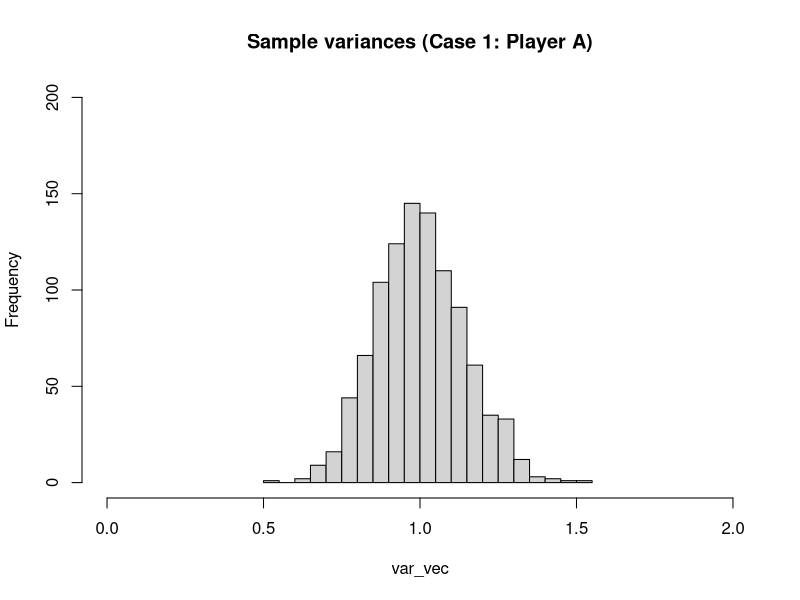
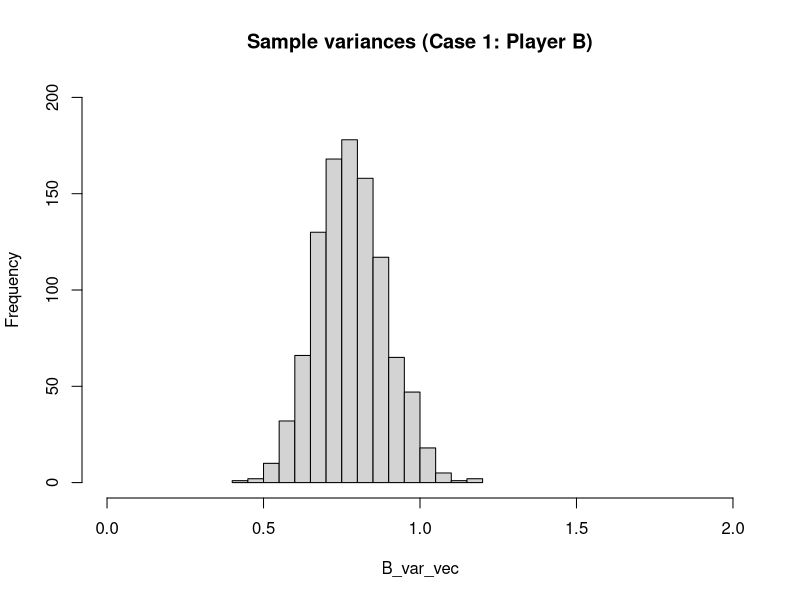
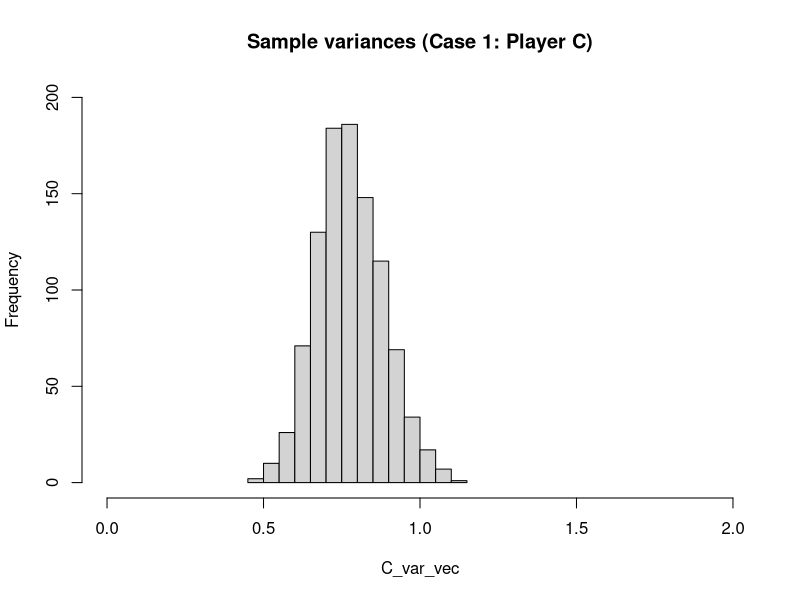
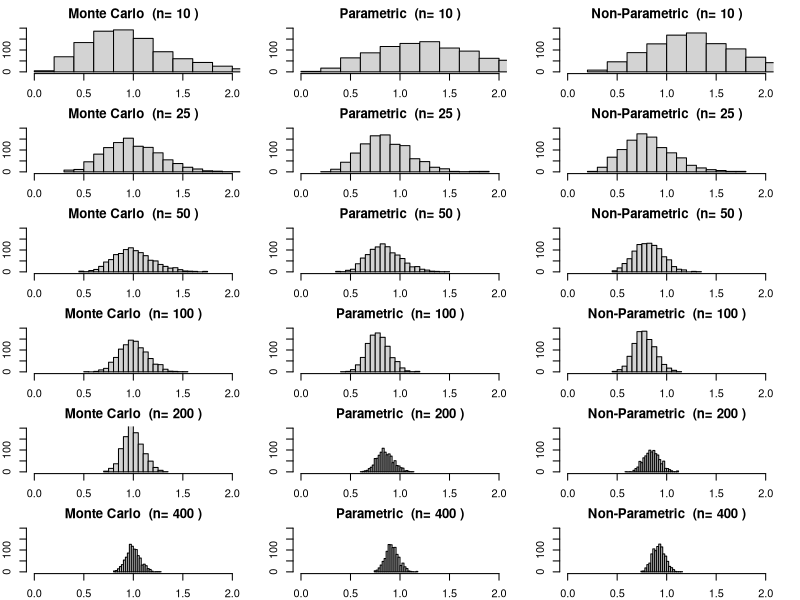
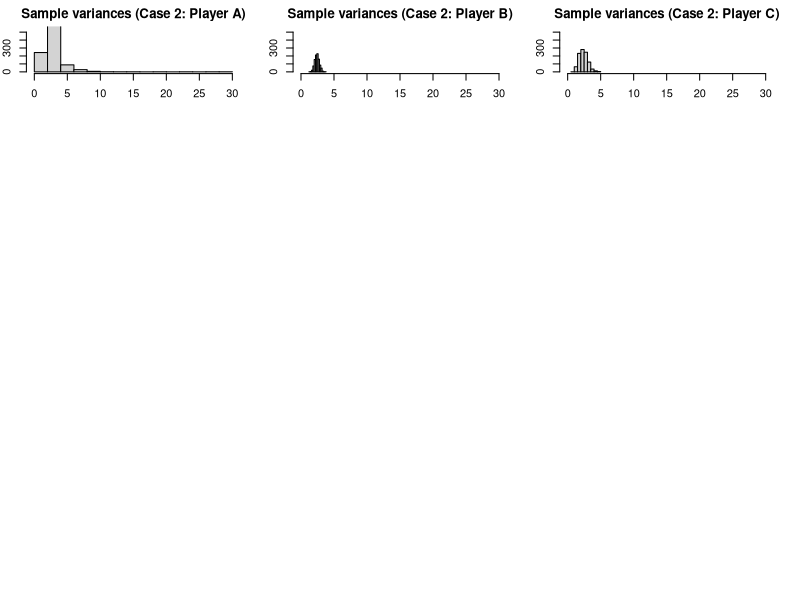
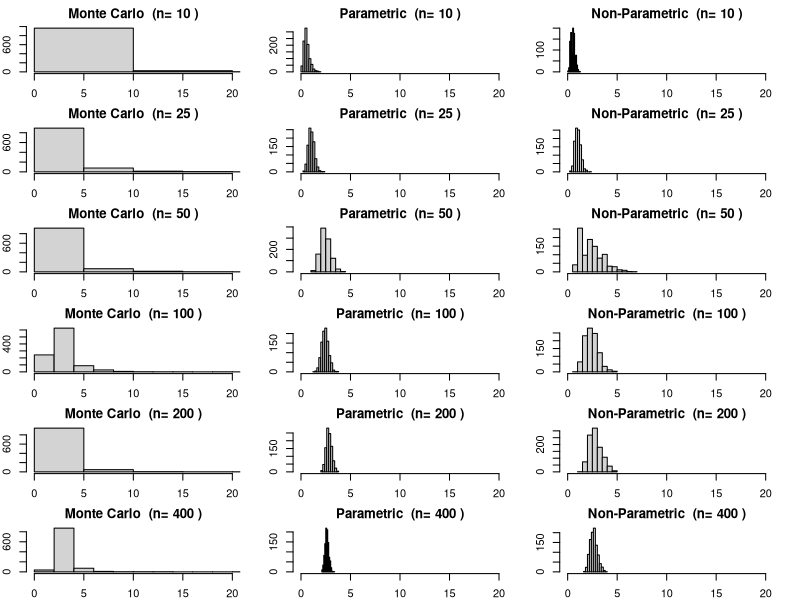
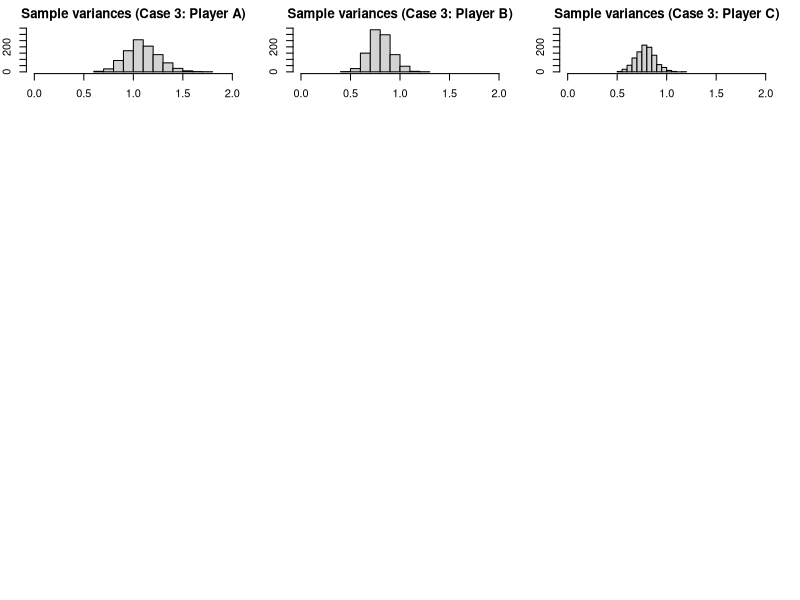
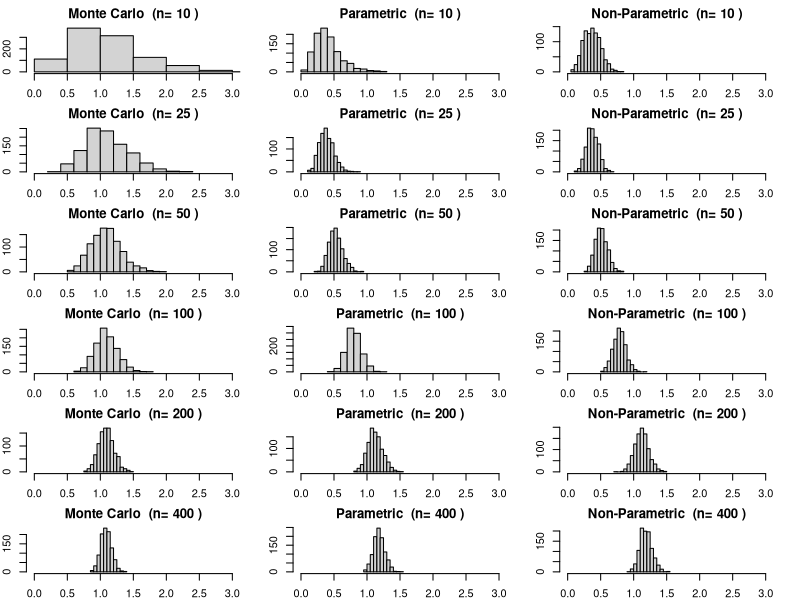

Generate these figures, in order, with R: (Note: a time limit stopped this script after it produced the figures.)
## ---- chunk 1
knitr::opts_chunk$set(warning = FALSE, message = FALSE) 
## ---- chunk 2
myRound <- function(x, acc=3) {mult = 10^acc; round(x*mult)/mult}
## ---- chunk 3
# Case 1
n = 100
m=1000
set.seed(0)
origData = rnorm(n) # case 1


# a) Player A
# generate 1000 data sets
set.seed(0)
z = rnorm(n*m)
mat = matrix(z,nrow=m)
#calculate variance for each row
var_vec = apply(mat,1,var) 
samp_mean = mean(var_vec)
samp_var = var(var_vec)
print(paste("The sample mean is (Case 1: Player A): ", myRound(samp_mean)))
print(paste("The sample variance is (Case 1: Player A): ", myRound(samp_var)))
hist(var_vec,
     ylim=c(0,200),
     breaks=20,
     xlim=c(0,2),
     main="Sample variances (Case 1: Player A)")

# b) Player B
# Estimate mean and variance from the sample data
B_var = var(origData)
B_mean = mean(origData)
# simulate new data with 
set.seed(0)
B_mat = matrix(rnorm(n*m, mean = B_mean, sd = sqrt(B_var)),nrow=m)
B_var_vec = apply(B_mat,1,var) 
B_samp_mean = mean(B_var_vec)
B_samp_var = var(B_var_vec)
print(paste("The sample mean is (Case 1: Player B): ", myRound(B_samp_mean)))
print(paste("The sample variance is (Case 1: Player B): ", myRound(B_samp_var)))
hist(B_var_vec,
     ylim=c(0,200),
     breaks=20,
     xlim=c(0,2),
     main="Sample variances (Case 1: Player B)")

# c) Player C
# sample new data
z=sample(x=origData, size=n*m, replace=TRUE)
C_mat = matrix(z,nrow=m)
C_var_vec = apply(C_mat,1,var) 
C_samp_mean = mean(C_var_vec)
C_samp_var = var(C_var_vec)
print(paste("The sample mean is (Case 1: Player C): ", myRound(C_samp_mean)))
print(paste("The sample variance is (Case 1: Player C): ", myRound(C_samp_var)))
hist(C_var_vec,
     ylim=c(0,200),
     breaks=20,
     xlim=c(0,2),
     main="Sample variances (Case 1: Player C)")
## ---- chunk 4
# e)
n_vec=c(10, 25, 50, 100, 200, 400)
methods_vec = c("Monte Carlo", "Parametric", "Non-Parametric")
m=1000
set.seed(0)
data400 = rnorm(400)

# save results in tables
mean_res_df = data.frame(matrix(ncol=7, nrow=3))
var_res_df = data.frame(matrix(ncol=7, nrow=3))
colnames(mean_res_df) = c("Method", n_vec)
colnames(var_res_df) = c("Method", n_vec)
mean_res_df["Method"] = methods_vec
var_res_df["Method"] = methods_vec

par(mfrow=c(6,3),mar=c(2,2,2,2))
for(n in n_vec){
  mean_res_vec = c()
  var_res_vec = c()
  
  #Monte Carlo
  set.seed(0)
  z = rnorm(n*m)
  mat = matrix(z,nrow=m)
  var_vec = apply(mat,1,var) 
  samp_mean = myRound(mean(var_vec))
  samp_var = myRound(var(var_vec))
  mean_res_vec = c(mean_res_vec, samp_mean)
  var_res_vec = c(var_res_vec, samp_var)
  hist(var_vec,
       ylim=c(0,200),
       breaks=20,
       xlim=c(0,2),
       main=paste("Monte Carlo ", 
                  "(n=",n,")"))
  
  # Parametric
  # Estimate mean and variance from the sample data
  z = data400[1:n]
  B_var = var(z)
  B_mean = mean(z)
  # simulate new data with 
  set.seed(0)
  B_mat = matrix(rnorm(n*m, mean = B_mean, sd = sqrt(B_var)),nrow=m)
  B_var_vec = apply(B_mat,1,var) 
  B_samp_mean = myRound(mean(B_var_vec))
  B_samp_var = myRound(var(B_var_vec))
  mean_res_vec = c(mean_res_vec, B_samp_mean)
  var_res_vec = c(var_res_vec, B_samp_var)
  hist(B_var_vec,
       ylim=c(0,200),
       breaks=20,
       xlim=c(0,2),
       main=paste("Parametric ", 
                  "(n=",n,")"))
  
  # c) Player C
  # sample new data
  z=sample(x=data400[1:n], size=n*m, replace=TRUE)
  C_mat = matrix(z,nrow=m)
  C_var_vec = apply(C_mat,1,var) 
  C_samp_mean = myRound(mean(C_var_vec))
  C_samp_var = myRound(var(C_var_vec))
  mean_res_vec = c(mean_res_vec, C_samp_mean)
  var_res_vec = c(var_res_vec, C_samp_var)
  hist(C_var_vec,
       ylim=c(0,200),
       breaks=20,
       xlim=c(0,2),
       main=paste("Non-Parametric ", 
                  "(n=",n,")"))
  
  mean_res_df[as.character(n)] = mean_res_vec
  var_res_df[as.character(n)] = var_res_vec
}
# display tables
knitr::kable(mean_res_df, 
             format = "markdown", 
             caption = "Mean for different n values (Case 1).")
knitr::kable(var_res_df, 
             format = "markdown",
             caption = "Variance for different n values (Case 1).")
## ---- chunk 5
# Case 2
n = 100
m=1000
set.seed(0)
origData = rt(n,df=3); # case 2


# a) Player A
# generate 1000 data sets
set.seed(0)
z = rt(n*m,df=3)
mat = matrix(z,nrow=m)
#calculate variance for each row
var_vec = apply(mat,1,var) 
samp_mean = mean(var_vec)
samp_var = var(var_vec)
print(paste("The sample mean is (Case 2: Player A): ", myRound(samp_mean)))
print(paste("The sample variance is (Case 2: Player A): ", myRound(samp_var)))
hist(var_vec,
     ylim=c(0,550),
     # breaks=20,
     xlim=c(0,30),
     main="Sample variances (Case 2: Player A)")

# b) Player B
# Estimate mean and variance from the sample data
B_var = var(origData)
B_mean = mean(origData)
# simulate new data with 
set.seed(0)
B_mat = matrix(rnorm(n*m, mean = B_mean, sd = sqrt(B_var)),nrow=m)
B_var_vec = apply(B_mat,1,var) 
B_samp_mean = mean(B_var_vec)
B_samp_var = var(B_var_vec)
print(paste("The sample mean is (Case 2: Player B): ", myRound(B_samp_mean)))
print(paste("The sample variance is (Case 2: Player B): ", myRound(B_samp_var)))
hist(B_var_vec,
     ylim=c(0,550),
     # breaks=20,
     xlim=c(0,30),
     main="Sample variances (Case 2: Player B)")

# c) Player C
# sample new data
z=sample(x=origData, size=n*m, replace=TRUE)
C_mat = matrix(z,nrow=m)
C_var_vec = apply(C_mat,1,var) 
C_samp_mean = mean(C_var_vec)
C_samp_var = var(C_var_vec)
print(paste("The sample mean is (Case 2: Player C): ", myRound(C_samp_mean)))
print(paste("The sample variance is (Case 2: Player C): ", myRound(C_samp_var)))
hist(C_var_vec,
     ylim=c(0,550),
     # breaks=20,
     xlim=c(0,30),
     main="Sample variances (Case 2: Player C)")
## ---- chunk 6
# e)
n_vec=c(10, 25, 50, 100, 200, 400)
methods_vec = c("Monte Carlo", "Parametric", "Non-Parametric")
m=1000
set.seed(0)
data400 = rt(400,df=3)

# save results in tables
mean_res_df = data.frame(matrix(ncol=7, nrow=3))
var_res_df = data.frame(matrix(ncol=7, nrow=3))
colnames(mean_res_df) = c("Method", n_vec)
colnames(var_res_df) = c("Method", n_vec)
mean_res_df["Method"] = methods_vec
var_res_df["Method"] = methods_vec

par(mfrow=c(6,3),mar=c(2,2,2,2))
for(n in n_vec){
  mean_res_vec = c()
  var_res_vec = c()
  
  #Monte Carlo
  set.seed(0)
  z = rt(n*m, df=3)
  mat = matrix(z,nrow=m)
  var_vec = apply(mat,1,var) 
  samp_mean = myRound(mean(var_vec))
  samp_var = myRound(var(var_vec))
  mean_res_vec = c(mean_res_vec, samp_mean)
  var_res_vec = c(var_res_vec, samp_var)
  hist(var_vec,
       # ylim=c(0,500),
       # breaks=20,
       xlim=c(0,20),
       main=paste("Monte Carlo ", 
                  "(n=",n,")"))
  
  # Parametric
  # Estimate mean and variance from the sample data
  z = data400[1:n]
  B_var = var(z)
  B_mean = mean(z)
  # simulate new data with 
  set.seed(0)
  B_mat = matrix(rnorm(n*m, mean = B_mean, sd = sqrt(B_var)),nrow=m)
  B_var_vec = apply(B_mat,1,var) 
  B_samp_mean = myRound(mean(B_var_vec))
  B_samp_var = myRound(var(B_var_vec))
  mean_res_vec = c(mean_res_vec, B_samp_mean)
  var_res_vec = c(var_res_vec, B_samp_var)
  hist(B_var_vec,
       # ylim=c(0,500),
       # breaks=20,
       xlim=c(0,20),
       main=paste("Parametric ", 
                  "(n=",n,")"))
  
  # c) Player C
  # sample new data
  z=sample(x=data400[1:n], size=n*m, replace=TRUE)
  C_mat = matrix(z,nrow=m)
  C_var_vec = apply(C_mat,1,var) 
  C_samp_mean = myRound(mean(C_var_vec))
  C_samp_var = myRound(var(C_var_vec))
  mean_res_vec = c(mean_res_vec, C_samp_mean)
  var_res_vec = c(var_res_vec, C_samp_var)
  hist(C_var_vec,
       # ylim=c(0,500),
       # breaks=20,
       xlim=c(0,20),
       main=paste("Non-Parametric ", 
                  "(n=",n,")"))
  
  mean_res_df[as.character(n)] = mean_res_vec
  var_res_df[as.character(n)] = var_res_vec
}
# display tables
knitr::kable(mean_res_df, 
             format = "markdown", 
             caption = "Mean for different n values (Case 2).")
knitr::kable(var_res_df, 
             format = "markdown",
             caption = "Variance for different n values (Case 2).")
## ---- chunk 7
# Case 3
n = 100
m=1000
set.seed(0)
origData = rt(n,df=25); # case 3


# a) Player A
# generate 1000 data sets
set.seed(0)
z = rt(n*m,df=25)
mat = matrix(z,nrow=m)
#calculate variance for each row
var_vec = apply(mat,1,var) 
samp_mean = mean(var_vec)
samp_var = var(var_vec)
print(paste("The sample mean is (Case 3: Player A): ", myRound(samp_mean)))
print(paste("The sample variance is (Case 3: Player A): ", myRound(samp_var)))
hist(var_vec,
     ylim=c(0,350),
     # breaks=20,
     xlim=c(0,2),
     main="Sample variances (Case 3: Player A)")

# b) Player B
# Estimate mean and variance from the sample data
B_var = var(origData)
B_mean = mean(origData)
# simulate new data with 
set.seed(0)
B_mat = matrix(rnorm(n*m, mean = B_mean, sd = sqrt(B_var)),nrow=m)
B_var_vec = apply(B_mat,1,var) 
B_samp_mean = mean(B_var_vec)
B_samp_var = var(B_var_vec)
print(paste("The sample mean is (Case 3: Player B): ", myRound(B_samp_mean)))
print(paste("The sample variance is (Case 3: Player B): ", myRound(B_samp_var)))
hist(B_var_vec,
     ylim=c(0,350),
     # breaks=20,
     xlim=c(0,2),
     main="Sample variances (Case 3: Player B)")

# c) Player C
# sample new data
z=sample(x=origData, size=n*m, replace=TRUE)
C_mat = matrix(z,nrow=m)
C_var_vec = apply(C_mat,1,var) 
C_samp_mean = mean(C_var_vec)
C_samp_var = var(C_var_vec)
print(paste("The sample mean is (Case 3: Player C): ", myRound(C_samp_mean)))
print(paste("The sample variance is (Case 3: Player C): ", myRound(C_samp_var)))
hist(C_var_vec,
     ylim=c(0,350),
     # breaks=20,
     xlim=c(0,2),
     main="Sample variances (Case 3: Player C)")
## ---- chunk 8
# e)
n_vec=c(10, 25, 50, 100, 200, 400)
methods_vec = c("Monte Carlo", "Parametric", "Non-Parametric")
m=1000
set.seed(0)
data400 = rt(400,df=25)

# save results in tables
mean_res_df = data.frame(matrix(ncol=7, nrow=3))
var_res_df = data.frame(matrix(ncol=7, nrow=3))
colnames(mean_res_df) = c("Method", n_vec)
colnames(var_res_df) = c("Method", n_vec)
mean_res_df["Method"] = methods_vec
var_res_df["Method"] = methods_vec

par(mfrow=c(6,3),mar=c(2,2,2,2))
for(n in n_vec){
  mean_res_vec = c()
  var_res_vec = c()
  
  #Monte Carlo
  set.seed(0)
  z = rt(n*m, df=25)
  mat = matrix(z,nrow=m)
  var_vec = apply(mat,1,var) 
  samp_mean = myRound(mean(var_vec))
  samp_var = myRound(var(var_vec))
  mean_res_vec = c(mean_res_vec, samp_mean)
  var_res_vec = c(var_res_vec, samp_var)
  hist(var_vec,
       # ylim=c(0,500),
       # breaks=20,
       xlim=c(0,3),
       main=paste("Monte Carlo ", 
                  "(n=",n,")"))
  
  # Parametric
  # Estimate mean and variance from the sample data
  z = data400[1:n]
  B_var = var(z)
  B_mean = mean(z)
  # simulate new data with 
  set.seed(0)
  B_mat = matrix(rnorm(n*m, mean = B_mean, sd = sqrt(B_var)),nrow=m)
  B_var_vec = apply(B_mat,1,var) 
  B_samp_mean = myRound(mean(B_var_vec))
  B_samp_var = myRound(var(B_var_vec))
  mean_res_vec = c(mean_res_vec, B_samp_mean)
  var_res_vec = c(var_res_vec, B_samp_var)
  hist(B_var_vec,
       # ylim=c(0,500),
       # breaks=20,
       xlim=c(0,3),
       main=paste("Parametric ", 
                  "(n=",n,")"))
  
  # c) Player C
  # sample new data
  z=sample(x=data400[1:n], size=n*m, replace=TRUE)
  C_mat = matrix(z,nrow=m)
  C_var_vec = apply(C_mat,1,var) 
  C_samp_mean = myRound(mean(C_var_vec))
  C_samp_var = myRound(var(C_var_vec))
  mean_res_vec = c(mean_res_vec, C_samp_mean)
  var_res_vec = c(var_res_vec, C_samp_var)
  hist(C_var_vec,
       # ylim=c(0,500),
       # breaks=20,
       xlim=c(0,3),
       main=paste("Non-Parametric ", 
                  "(n=",n,")"))
  
  mean_res_df[as.character(n)] = mean_res_vec
  var_res_df[as.character(n)] = var_res_vec
}
# display tables
knitr::kable(mean_res_df, 
             format = "markdown", 
             caption = "Mean for different n values (Case 3).")
knitr::kable(var_res_df, 
             format = "markdown",
             caption = "Variance for different n values (Case 3).")
## ---- chunk 9
myCVids <- function(n, K, seed=0) {
# balanced subsets generation (subset sizes differ by at most 1)
# n is the number of observations/rows in the training set
# K is the desired number of folds (e.g., 5 or 10)
set.seed(seed);
t = floor(n/K); r = n-t*K;
id0 = rep((1:K),times=t)
ids = sample(id0,t*K)
if (r > 0) {ids = c(ids, sample(K,r))}
ids
}

# two-sample t test
column_t_test <- function(features, target){
  tests = lapply(seq(1,ncol(features)),function(x){t.test(features[,x]~target)})
  pval_lst = lapply(seq(1,length(tests)),function(x){tests[[x]]$p.value})
  return(list(tests, pval_lst))
}


# keep features with p-value <= 0.05
top_features <- function(pval_lst, p_val, p_min){
  bool_lst = lapply(seq(1,length(pval_lst)),function(x){pval_lst[[x]] < p_val})
  if(sum(as.integer(bool_lst))<=p_min){
    pval_df = t(data.frame(pval_lst))
    row.names(pval_df) <- NULL
    bool_df=data.frame(pval_sig=matrix(unlist(bool_lst), nrow=length(bool_lst), 
                                       byrow=TRUE))
    bool_df$p_val <- pval_df[,1]
    selected_df = bool_df[bool_df$pval_sig==TRUE,]
    feat_index_vec = as.numeric(rownames(selected_df))
    return(feat_index_vec)
  }else{
    pval_df = t(data.frame(pval_lst))
    row.names(pval_df) <- NULL
    bool_df=data.frame(pval_sig=matrix(unlist(bool_lst), nrow=length(bool_lst), 
                                       byrow=TRUE))
    bool_df$p_val <- pval_df[,1]
    bool_df$p_top = FALSE
    sorted_res = sort(bool_df$p_val, index.return=TRUE)
    bool_df[head(sorted_res$ix,p_min),]$p_top = TRUE
    bool_df$p_select = as.logical(bool_df$pval_sig*bool_df$p_top)
    selected_df = bool_df[bool_df$p_select==TRUE,]
    feat_index_vec = as.numeric(rownames(selected_df))
    return(feat_index_vec)
  }
  
  
}

# Mis-classification ratio calculation
MCR <- function(true_vals, pred_probs, threshold=0.5){
  if(length(true_vals)!=length(pred_probs)){
    print("ERROR: predictions and true values not of same shape")
  }else{
    pred_vals = as.integer((pred_probs > threshold))
    mcr = sum(pred_vals != true_vals)/length(true_vals)
    return(mcr)
  }
}
## ---- chunk 10
# Generate data
set.seed(0) # set seed
n = 25 # number of samples in each class
nr = n*2 # total number of samples
Y = c(rep(1,n),rep(0,n)) # target values
k=10 # k value for cross validation
p_star_vec = c(5,10,20,40) # p* values to select the top features in the data
i_vec = seq(5) #different values of i for different sized data sets

# create matrix where results will be stored
mcr_i_pstar_df = data.frame(matrix(0, 
                                   nrow = length(p_star_vec), 
                                   ncol = length(i_vec)+1)) 
mcr_i_pstar_df[,1] = p_star_vec # add p* values to results table

# loop over values of i to make different data sets
for(i in i_vec){
  nc = 200*2^i # nc = 6400
  M = matrix(rnorm(nr*nc),nrow=nr)
  X = M[,1:nc] # features of data
  # calculate cross validation indexes
  # this is applied only after feature selection
  ids = myCVids(n=nr, K=k, seed=0)
  # feature selection
  # apply two-sample t-test
  t_test_results = column_t_test(features=X, target=Y)
  # get all features according to p-value at differing values of p_star
  # create vector to store mean mcr values for each p* subset
  mean_pstar_mcr_vec = c() 
  
  # loop over p* values to create a subset of selected features
  for(p_star in p_star_vec){
    feat_index_vec = c(top_features(pval_lst=t_test_results[[2]],
                                    p_val=0.05, 
                                    p_min=p_star))
    
    X_pstar = X[,feat_index_vec]
    k_mcr_vec = c() # store all MCR values for each k

    # loop over k to calculate the MCR for each fold
    for( k in seq(k)){
      isk = (ids == k) # k varies from 1 to K
      valid.k = which(isk) # test data index
      train.k = which(!isk) # train data index
      # get all training data in single data frame
      train_df = data.frame(Y=Y[train.k], X_pstar[train.k,])
      # get all testing data in single data frame
      val_df = data.frame(Y=Y[valid.k], X_pstar[valid.k,])
      
      # train a Logistic regression model
      LR = glm(Y ~ .,
              data=train_df,
              family="binomial")
      
      # get estimated probabilities on the test data 
      LR_probs = data.frame(
                    predict(LR,
                    val_df,
                    type ="response"
                    )
                  )
      
      # use the probabilities to calculate the MCR
      mcr = MCR(
              true_vals=val_df$Y,
              pred_probs=LR_probs[,1],
              threshold=0.5)
      
      k_mcr_vec = c(k_mcr_vec, mcr)
    }
    mean_pstar_mcr = mean(k_mcr_vec) # get the mean MCR for all values of k

    mean_pstar_mcr_vec = c(mean_pstar_mcr_vec, mean_pstar_mcr)
  }
  mcr_i_pstar_df[,i+1] = mean_pstar_mcr_vec
}
# add all data to a data frame and transform to be in the correct format
mcr_i_pstar_df = t(mcr_i_pstar_df)
rownames(mcr_i_pstar_df) = c("p*", i_vec)
knitr::kable(mcr_i_pstar_df, format = "markdown") # display table

## ---- chunk 11
# Generate data
set.seed(0) # set seed
n = 25 # number of samples in each class
nr = n*2 # total number of samples
Y = c(rep(1,n),rep(0,n)) # target values
k=10 # k value for cross validation
p_star_vec = c(5,10,20,40) # p* values to select the top features in the data
i_vec = seq(5) #different values of i for different sized data sets

# create matrix where results will be stored
mcr_i_pstar_df = data.frame(matrix(0,
                                   nrow = length(p_star_vec),
                                   ncol = length(i_vec)+1))
mcr_i_pstar_df[,1] = p_star_vec # add p* values to results table
progress=0
# loop over values of i to make different data sets
for(i in i_vec){
  nc = 200*2^i # nc = 6400
  M = matrix(rnorm(nr*nc),nrow=nr)
  X = M[,1:nc] # features of data
  # calculate cross validation indexes
  # this is applied only after feature selection
  ids = myCVids(n=nr, K=k, seed=0)

  # get all features according to p-value at differing values of p_star
  # create vector to store mean mcr values for each p* subset
  mean_pstar_mcr_vec = c()

  # loop over p* values to create a subset of selected features
  for(p_star in p_star_vec){
    k_mcr_vec = c() # store all mcr values for each k

    # k-fold cross validation
    # loop over k to calculate the MCR for each fold
    for( k in seq(k)){
      progress=progress+1
      # print(myRound(progress/200)*100)
      isk = (ids == k) # k varies from 1 to K
      valid.k = which(isk) # test data index
      train.k = which(!isk) # train data index


      # feature selection
      # apply two-sample t-test
      t_test_results = column_t_test(features=X[train.k,], target=Y[train.k])
      feat_index_vec = c(top_features(pval_lst=t_test_results[[2]],
                                p_val=0.05,
                                p_min=p_star))
      X_pstar = X[,feat_index_vec]


      # get all training data in single data frame
      train_df = data.frame(Y=Y[train.k], X_pstar[train.k,])
      # get all testing data in single data frame
      val_df = data.frame(Y=Y[valid.k], X_pstar[valid.k,])

      # train a Logistic regression model
      LR = glm(Y ~ .,
              data=train_df,
              family="binomial")

      # get estimated probabilities on the test data
      LR_probs = data.frame(
                    predict(LR,
                    val_df,
                    type ="response"
                    )
                  )

      # use the probabilities to calculate the MCR
      mcr = MCR(
              true_vals=val_df$Y,
              pred_probs=LR_probs[,1],
              threshold=0.5)

      k_mcr_vec = c(k_mcr_vec, mcr)
    }
    mean_pstar_mcr = mean(k_mcr_vec) # get the mean MCR for all values of k

    mean_pstar_mcr_vec = c(mean_pstar_mcr_vec, mean_pstar_mcr)
  }
  mcr_i_pstar_df[,i+1] = mean_pstar_mcr_vec
}
# add all data to a data frame and transform to be in the correct format
mcr_i_pstar_df = t(mcr_i_pstar_df)
rownames(mcr_i_pstar_df) = c("p*", i_vec)
knitr::kable(mcr_i_pstar_df, format = "markdown") # display table
## ---- chunk 12
# functions
myCVids <- function(n, K, seed=0) {
# balanced subsets generation (subset sizes differ by at most 1)
# n is the number of observations/rows in the training set
# K is the desired number of folds (e.g., 5 or 10)
set.seed(seed);
t = floor(n/K); r = n-t*K;
id0 = rep((1:K),times=t)
ids = sample(id0,t*K)
if (r > 0) {ids = c(ids, sample(K,r))}
ids
}

genData <- function(n, seed=0) {
set.seed(seed)
x = seq(-1,1,length.out=n)
y = x - x^2 + 2*rnorm(n) # true sigma = 2;
out.df = data.frame(x=x, y=y)
out.df
}
## ---- chunk 13
# parameters
set.seed(100)
d_vec = seq(0,4)
# generate data
train.df = genData(n=200,seed=100)
test.df = genData(400)

# create k-fold indexes
k=5
inds.part = myCVids(n=nrow(train.df),K=k)
# create a data frame to save results into
M = matrix(0, nrow = (length(d_vec)), ncol = k+1)
KFOLD_df = data.frame(M) 
KFOLD_df[,1] = d_vec # add degrees to results table
colnames(KFOLD_df) = c("Degree", seq(k))

# loop over k-folds
for( k in seq(k)){
  isk = (inds.part == k) # k varies from 1 to K
  valid.k = which(isk) # test data index
  train.k = which(!isk)
  # split data 
  train_sub_df = train.df[train.k,]
  valid_df = train.df[valid.k,]
  
  d_mse_vec = c()
  for(d in d_vec){
    if(d==0){
      # train a polynomial model
      PR = lm(y ~ 1, data=train_sub_df)
    }else{
     # train a polynomial model
      PR = lm(y ~ poly(x, d, raw = TRUE), data=train_sub_df) 
    }
    # get predicted values to calculate MSE
    pred_val = predict(PR, valid_df, type="response")
    pred_true_val_df = data.frame(pred = pred_val, actual = valid_df$y)
    #calculate MSE
    mse = mean((pred_true_val_df$actual - pred_true_val_df$pred)^2)
    d_mse_vec = c(d_mse_vec, mse)
  }
  KFOLD_df[,k+1] = d_mse_vec
}

# tally of MSE
KFOLD_df$Total_MSE = rowSums(KFOLD_df)
knitr::kable(KFOLD_df, 
             format = "markdown",
             caption = "MSE by 5 folds at different degrees on validation data.") # display table
# print best d value
print(paste("The best K-fold degree is: ",
            as.character(KFOLD_df[which.min(KFOLD_df$Total_MSE),]$Degree)))
## ---- chunk 14
# create k-fold indexes
k=nrow(train.df)
inds.part = myCVids(n=nrow(train.df),K=k)
# create a data frame to save results into
M = matrix(0, nrow = (length(d_vec)), ncol = k+1)
LOOCV_df = data.frame(M) 
LOOCV_df[,1] = d_vec # add degrees to results table
colnames(LOOCV_df) = c("Degree", seq(k))

# loop over k-folds
for( k in seq(k)){
  isk = (inds.part == k) # k varies from 1 to K
  valid.k = which(isk) # test data index
  train.k = which(!isk)
  # split data 
  train_sub_df = train.df[train.k,]
  valid_df = train.df[valid.k,]
  
  d_mse_vec = c()
  for(d in d_vec){
    if(d==0){
      # train a polynomial model
      PR = lm(y ~ 1, data=train_sub_df)
    }else{
     # train a polynomial model
      PR = lm(y ~ poly(x, d, raw = TRUE), data=train_sub_df) 
    }
    # get predicted values to calculate MSE
    pred_val = predict(PR, valid_df, type="response")
    pred_true_val_df = data.frame(pred = pred_val, actual = valid_df$y)
    #calculate MSE
    mse = mean((pred_true_val_df$actual - pred_true_val_df$pred)^2)
    d_mse_vec = c(d_mse_vec, mse)
  }
  LOOCV_df[,k+1] = d_mse_vec
}

# estimate test data MSE
test_d_vec = c()
for(d in d_vec){
  if(d==0){
    # train a polynomial model
    PR = lm(y ~ 1, data=train.df)
  }else{
   # train a polynomial model
    PR = lm(y ~ poly(x, d, raw = TRUE), data=train.df) 
  }
  # get predicted values to calculate MSE
  pred_val = predict(PR, test.df, type="response")
  pred_true_val_df = data.frame(pred = pred_val, actual = test.df$y)
  #calculate MSE
  mse = mean((pred_true_val_df$actual - pred_true_val_df$pred)^2)
  test_d_vec = c(test_d_vec, mse)
}

# tally of MSE
LOOCV_df$Total_validation_MSE = rowSums(LOOCV_df)
LOOCV_df$Test_MSE = test_d_vec
knitr::kable(LOOCV_df[,c(1,k+2,k+3)], 
             format = "markdown",
             caption = "Total MSE of LOOCV at different degrees on validation data.") # display table
# print best d value
print(paste("The best LOOCV degree is: ",
            as.character(LOOCV_df[which.min(LOOCV_df$Total_validation_MSE),]$Degree)))

## ---- chunk 15
# estimate test data MSE
train_d_vec = c()
test_d_vec = c()
for(d in d_vec){
  if(d==0){
    # train a polynomial model
    PR = lm(y ~ 1, data=train.df)
  }else{
   # train a polynomial model
    PR = lm(y ~ poly(x, d, raw = TRUE), data=train.df) 
  }
  # get predicted values to calculate MSE
  pred_val = predict(PR, test.df, type="response")
  pred_true_val_df = data.frame(pred = pred_val, actual = test.df$y)
  #calculate MSE
  mse = mean((pred_true_val_df$actual - pred_true_val_df$pred)^2)
  test_d_vec = c(test_d_vec, mse)
  
  # get predicted values to calculate MSE
  pred_val = predict(PR, train.df, type="response")
  pred_true_val_df = data.frame(pred = pred_val, actual = train.df$y)
  #calculate MSE
  mse = mean((pred_true_val_df$actual - pred_true_val_df$pred)^2)
  train_d_vec = c(train_d_vec, mse)
}

# visualize LOOCV and K-fold CV
# calculate max and min limits of data KFOLD
kfold_max_vec = apply(KFOLD_df[, 2:(ncol(KFOLD_df)-1)], 1, max)
kfold_min_vec = apply(KFOLD_df[, 2:(ncol(KFOLD_df)-1)], 1, min)
kfold_mean_vec = apply(KFOLD_df[, 2:(ncol(KFOLD_df)-1)], 1, mean)
# calculate max and min limits of data for LOOCV
loocv_max_vec = apply(LOOCV_df[, 2:(ncol(LOOCV_df)-1)], 1, max)
loocv_min_vec = apply(LOOCV_df[, 2:(ncol(LOOCV_df)-1)], 1, min)
loocv_mean_vec = apply(LOOCV_df[, 2:(ncol(LOOCV_df)-2)], 1, mean)

{plot(x=KFOLD_df$Degree, 
     y=kfold_mean_vec,
     ylab="Mean Squared Error",
     main="Mean MSE from CV",
     xlab="Degree of Polynomial",
     type='b',
     col='red',
     pch = 16,
     lwd=3,
     ylim=c(3,4.5)
     )
lines(x=LOOCV_df$Degree,
     y=loocv_mean_vec,
     type='b',
     col='blue',
     pch = 16,
     lwd=3)
lines(x=LOOCV_df$Degree,
     y=test_d_vec,
     type='b',
     col='black',
     pch = 16,
     lwd=3)
lines(x=LOOCV_df$Degree,
     y=train_d_vec,
     type='b',
     col='black',
     lty=3,
     pch = 16,
     lwd=3)
abline(v=KFOLD_df[which.min(KFOLD_df$Total_MSE),]$Degree,
     col='red',
     pch = 16,
     lty=3,
     lwd=3)
abline(v=LOOCV_df[which.min(LOOCV_df$Total_validation_MSE),]$Degree,
     col='blue',
     pch = 16,
     lty=2,
     lwd=3)
legend("topright",
       inset = 0.01, 
       legend = c("Training LOOCV MSE", 
                  "Training K-fold CV MSE", 
                  "LOOCV best d", 
                  "K-fold CV best d",
                  "Test data MSE (No CV)",
                  "Train data MSE (No CV)"),
       lty = c(1,1,2,3,1,3),
       col = c("blue", "red","blue", "red", "black", "black"),
       lwd = 2)}
## ---- chunk 16
# parameters
set.seed(100)
d_vec = seq(0,4)
# generate data
train.df = genData(n=400,seed=100)
test.df = genData(400)

# create k-fold indexes
k=5
inds.part = myCVids(n=nrow(train.df),K=k)
# create a data frame to save results into
M = matrix(0, nrow = (length(d_vec)), ncol = k+1)
KFOLD_df = data.frame(M) 
KFOLD_df[,1] = d_vec # add degrees to results table
colnames(KFOLD_df) = c("Degree", seq(k))

# loop over k-folds
for( k in seq(k)){
  isk = (inds.part == k) # k varies from 1 to K
  valid.k = which(isk) # test data index
  train.k = which(!isk)
  # split data 
  train_sub_df = train.df[train.k,]
  valid_df = train.df[valid.k,]
  
  d_mse_vec = c()
  for(d in d_vec){
    if(d==0){
      # train a polynomial model
      PR = lm(y ~ 1, data=train_sub_df)
    }else{
     # train a polynomial model
      PR = lm(y ~ poly(x, d, raw = TRUE), data=train_sub_df) 
    }
    # get predicted values to calculate MSE
    pred_val = predict(PR, valid_df, type="response")
    pred_true_val_df = data.frame(pred = pred_val, actual = valid_df$y)
    #calculate MSE
    mse = mean((pred_true_val_df$actual - pred_true_val_df$pred)^2)
    d_mse_vec = c(d_mse_vec, mse)
  }
  KFOLD_df[,k+1] = d_mse_vec
}

# tally of MSE
KFOLD_df$Total_MSE = rowSums(KFOLD_df)
knitr::kable(KFOLD_df, 
             format = "markdown",
             caption = "MSE by 5 folds at different degrees on validation data.") # display table
# print best d value
print(paste("The best K-fold degree is: ",
            as.character(KFOLD_df[which.min(KFOLD_df$Total_MSE),]$Degree)))

# create k-fold indexes
k=nrow(train.df)
inds.part = myCVids(n=nrow(train.df),K=k)
# create a data frame to save results into
M = matrix(0, nrow = (length(d_vec)), ncol = k+1)
LOOCV_df = data.frame(M) 
LOOCV_df[,1] = d_vec # add degrees to results table
colnames(LOOCV_df) = c("Degree", seq(k))

# loop over k-folds
for( k in seq(k)){
  isk = (inds.part == k) # k varies from 1 to K
  valid.k = which(isk) # test data index
  train.k = which(!isk)
  # split data 
  train_sub_df = train.df[train.k,]
  valid_df = train.df[valid.k,]
  
  d_mse_vec = c()
  for(d in d_vec){
    if(d==0){
      # train a polynomial model
      PR = lm(y ~ 1, data=train_sub_df)
    }else{
     # train a polynomial model
      PR = lm(y ~ poly(x, d, raw = TRUE), data=train_sub_df) 
    }
    # get predicted values to calculate MSE
    pred_val = predict(PR, valid_df, type="response")
    pred_true_val_df = data.frame(pred = pred_val, actual = valid_df$y)
    #calculate MSE
    mse = mean((pred_true_val_df$actual - pred_true_val_df$pred)^2)
    d_mse_vec = c(d_mse_vec, mse)
  }
  LOOCV_df[,k+1] = d_mse_vec
}

# estimate test data MSE
test_d_vec = c()
for(d in d_vec){
  if(d==0){
    # train a polynomial model
    PR = lm(y ~ 1, data=train.df)
  }else{
   # train a polynomial model
    PR = lm(y ~ poly(x, d, raw = TRUE), data=train.df) 
  }
  # get predicted values to calculate MSE
  pred_val = predict(PR, test.df, type="response")
  pred_true_val_df = data.frame(pred = pred_val, actual = test.df$y)
  #calculate MSE
  mse = mean((pred_true_val_df$actual - pred_true_val_df$pred)^2)
  test_d_vec = c(test_d_vec, mse)
}

# tally of MSE
LOOCV_df$Total_validation_MSE = rowSums(LOOCV_df)
LOOCV_df$Test_MSE = test_d_vec
knitr::kable(LOOCV_df[,c(1,k+2,k+3)], 
             format = "markdown",
             caption = "Total MSE of LOOCV at different degrees on validation data.") # display table
# print best d value
print(paste("The best LOOCV degree is: ",
            as.character(LOOCV_df[which.min(LOOCV_df$Total_validation_MSE),]$Degree)))

# estimate test data MSE
train_d_vec = c()
test_d_vec = c()
for(d in d_vec){
  if(d==0){
    # train a polynomial model
    PR = lm(y ~ 1, data=train.df)
  }else{
   # train a polynomial model
    PR = lm(y ~ poly(x, d, raw = TRUE), data=train.df) 
  }
  # get predicted values to calculate MSE
  pred_val = predict(PR, test.df, type="response")
  pred_true_val_df = data.frame(pred = pred_val, actual = test.df$y)
  #calculate MSE
  mse = mean((pred_true_val_df$actual - pred_true_val_df$pred)^2)
  test_d_vec = c(test_d_vec, mse)
  
  # get predicted values to calculate MSE
  pred_val = predict(PR, train.df, type="response")
  pred_true_val_df = data.frame(pred = pred_val, actual = train.df$y)
  #calculate MSE
  mse = mean((pred_true_val_df$actual - pred_true_val_df$pred)^2)
  train_d_vec = c(train_d_vec, mse)
}

# visualize LOOCV and K-fold CV
# calculate max and min limits of data KFOLD
kfold_max_vec = apply(KFOLD_df[, 2:(ncol(KFOLD_df)-1)], 1, max)
kfold_min_vec = apply(KFOLD_df[, 2:(ncol(KFOLD_df)-1)], 1, min)
kfold_mean_vec = apply(KFOLD_df[, 2:(ncol(KFOLD_df)-1)], 1, mean)
# calculate max and min limits of data for LOOCV
loocv_max_vec = apply(LOOCV_df[, 2:(ncol(LOOCV_df)-1)], 1, max)
loocv_min_vec = apply(LOOCV_df[, 2:(ncol(LOOCV_df)-1)], 1, min)
loocv_mean_vec = apply(LOOCV_df[, 2:(ncol(LOOCV_df)-2)], 1, mean)

{plot(x=KFOLD_df$Degree, 
     y=kfold_mean_vec,
     ylab="Mean Squared Error",
     main="Mean MSE from CV",
     xlab="Degree of Polynomial",
     type='b',
     col='red',
     pch = 16,
     lwd=3,
     ylim=c(3,4.5)
     )
lines(x=LOOCV_df$Degree,
     y=loocv_mean_vec,
     type='b',
     col='blue',
     pch = 16,
     lwd=3)
lines(x=LOOCV_df$Degree,
     y=test_d_vec,
     type='b',
     col='black',
     pch = 16,
     lwd=3)
lines(x=LOOCV_df$Degree,
     y=train_d_vec,
     type='b',
     col='black',
     lty=3,
     pch = 16,
     lwd=3)
abline(v=KFOLD_df[which.min(KFOLD_df$Total_MSE),]$Degree,
     col='red',
     pch = 16,
     lty=3,
     lwd=3)
abline(v=LOOCV_df[which.min(LOOCV_df$Total_validation_MSE),]$Degree,
     col='blue',
     pch = 16,
     lty=2,
     lwd=3)
legend("topright",
       inset = 0.01, 
       legend = c("Training LOOCV MSE", 
                  "Training K-fold CV MSE", 
                  "LOOCV best d", 
                  "K-fold CV best d",
                  "Test data MSE (No CV)",
                  "Train data MSE (No CV)"),
       lty = c(1,1,2,3,1,3),
       col = c("blue", "red","blue", "red", "black", "black"),
       lwd = 2)}
## ---- chunk 17
# parameters
set.seed(100)
d_vec = seq(0,4)
# generate data
train.df = genData(n=400,seed=100)
test.df = genData(400)

# create k-fold indexes
k=5
inds.part = myCVids(n=nrow(train.df),K=k)
# create a data frame to save results into
M = matrix(0, nrow = (length(d_vec)), ncol = k+1)
KFOLD_df = data.frame(M) 
KFOLD_df[,1] = d_vec # add degrees to results table
colnames(KFOLD_df) = c("Degree", seq(k))

# loop over k-folds
for( k in seq(k)){
  isk = (inds.part == k) # k varies from 1 to K
  valid.k = which(isk) # test data index
  train.k = which(!isk)
  # split data 
  train_sub_df = train.df[train.k,]
  valid_df = train.df[valid.k,]
  
  d_mse_vec = c()
  for(d in d_vec){
    if(d==0){
      # train a polynomial model
      PR = lm(y ~ 1, data=train_sub_df)
    }else{
     # train a polynomial model
      PR = lm(y ~ poly(x, d, raw = TRUE), data=train_sub_df) 
    }
    # get predicted values to calculate MSE
    pred_val = predict(PR, valid_df, type="response")
    pred_true_val_df = data.frame(pred = pred_val, actual = valid_df$y)
    #calculate MSE
    mse = mean((pred_true_val_df$actual - pred_true_val_df$pred)^2)
    d_mse_vec = c(d_mse_vec, mse)
  }
  KFOLD_df[,k+1] = d_mse_vec
}

# tally of MSE
KFOLD_df$Total_MSE = rowSums(KFOLD_df)
knitr::kable(KFOLD_df, format = "markdown") # display table
# print best d value
print(paste("The best K-fold degree is: ",
            as.character(KFOLD_df[which.min(KFOLD_df$Total_MSE),]$Degree)))

# create k-fold indexes
k=nrow(train.df)
inds.part = myCVids(n=nrow(train.df),K=k)
# create a data frame to save results into
M = matrix(0, nrow = (length(d_vec)), ncol = k+1)
LOOCV_df = data.frame(M)
LOOCV_df[,1] = d_vec # add degrees to results table
colnames(LOOCV_df) = c("Degree", seq(k))

# loop over k-folds
for( k in seq(k)){
  isk = (inds.part == k) # k varies from 1 to K
  valid.k = which(isk) # test data index
  train.k = which(!isk)
  # split data 
  train_sub_df = train.df[train.k,]
  valid_df = train.df[valid.k,]
  
  d_mse_vec = c()
  for(d in d_vec){
    if(d==0){
      # train a polynomial model
      PR = lm(y ~ 1, data=train_sub_df)
    }else{
     # train a polynomial model
      PR = lm(y ~ poly(x, d, raw = TRUE), data=train_sub_df) 
    }
    # get predicted values to calculate MSE
    pred_val = predict(PR, valid_df, type="response")
    pred_true_val_df = data.frame(pred = pred_val, actual = valid_df$y)
    #calculate MSE
    mse = mean((pred_true_val_df$actual - pred_true_val_df$pred)^2)
    d_mse_vec = c(d_mse_vec, mse)
  }
  LOOCV_df[,k+1] = d_mse_vec
}

# tally of MSE
LOOCV_df$Total_MSE = rowSums(LOOCV_df)
knitr::kable(LOOCV_df[,c(1,k+2)], format = "markdown") # display table
# print best d value
print(paste("The best LOOCV degree is: ",
            as.character(LOOCV_df[which.min(LOOCV_df$Total_MSE),]$Degree)))

# estimate test data MSE
test_d_vec = c()
for(d in d_vec){
  if(d==0){
    # train a polynomial model
    PR = lm(y ~ 1, data=train.df)
  }else{
   # train a polynomial model
    PR = lm(y ~ poly(x, d, raw = TRUE), data=train.df) 
  }
  # get predicted values to calculate MSE
  pred_val = predict(PR, test.df, type="response")
  pred_true_val_df = data.frame(pred = pred_val, actual = test.df$y)
  #calculate MSE
  mse = mean((pred_true_val_df$actual - pred_true_val_df$pred)^2)
  test_d_vec = c(test_d_vec, mse)
}

# visualize LOOCV and K-fold CV
# calculate max and min limits of data KFOLD
kfold_max_vec = apply(KFOLD_df[, 2:(ncol(KFOLD_df)-1)], 1, max)
kfold_min_vec = apply(KFOLD_df[, 2:(ncol(KFOLD_df)-1)], 1, min)
kfold_mean_vec = apply(KFOLD_df[, 2:(ncol(KFOLD_df)-1)], 1, mean)
# calculate max and min limits of data for LOOCV
loocv_max_vec = apply(LOOCV_df[, 2:(ncol(LOOCV_df)-1)], 1, max)
loocv_min_vec = apply(LOOCV_df[, 2:(ncol(LOOCV_df)-1)], 1, min)
loocv_mean_vec = apply(LOOCV_df[, 2:(ncol(LOOCV_df)-1)], 1, mean)

{plot(x=KFOLD_df$Degree, 
     y=kfold_mean_vec,
     ylab="Mean Squared Error",
     main="Mean MSE from CV",
     xlab="Degree of Polynomial",
     type='b',
     col='red',
     pch = 16,
     lwd=3,
     ylim=c(3.5,4.5))
lines(x=LOOCV_df$Degree,
     y=loocv_mean_vec,
     type='b',
     col='blue',
     pch = 16,
     lwd=3)
lines(x=LOOCV_df$Degree,
     y=test_d_vec,
     type='b',
     col='black',
     pch = 16,
     lwd=3)
abline(v=KFOLD_df[which.min(KFOLD_df$Total_MSE),]$Degree,
     col='red',
     pch = 16,
     lty=3,
     lwd=3)
abline(v=LOOCV_df[which.min(LOOCV_df$Total_MSE),]$Degree,
     col='blue',
     pch = 16,
     lty=3,
     lwd=3)
legend("topright",
       inset = 0.01, 
       legend = c("Training LOOCV MSE",
                  "Training K-fold CV MSE",
                  "LOOCV best d", 
                  "K-fold CV best d",
                  "Test data MSE (No CV)"),
       lty = c(1,1,3,3),
       col = c("blue", "red","blue", "red", "black"),
       lwd = 2)}
## ---- chunk 18
# assume values for x and cfp
# x = 0.25
cfp=1
n=100


x_vec=c()
A_vec=c()
C_vec=c()
R_vec=c()
FPR_vec=c()
TPR_vec=c()
G_vec=c()
for (x in seq(0.01,0.99,0.01)) {
  A=c(0.5, 0.2)
  C=c(cfp, 10*cfp)
  R=c(x, sqrt(x))
  
  Ai=0
  for(q in A){
    Ai = Ai+1
    P=n*q
    N=n*(1-q)
    
    Ri=0
    for(tpr in R){
      Ri=Ri+1
      # calculate TP, FP, TN, and FN with regards to x
      TP = tpr*P
      FN = P-TP
      FP = x*N
      TN = N-FP
      FPR = x
      TPR = tpr
      
      Ci=0
      for(cfn in C){
        Ci=Ci+1
        G = cfn*FN + cfp*FP
        
        x_vec=c(x_vec,x)
        A_vec=c(A_vec,Ai)
        C_vec=c(C_vec,Ci)
        R_vec=c(R_vec,Ri)
        FPR_vec=c(FPR_vec,FPR)
        TPR_vec=c(TPR_vec,TPR)
        G_vec=c(G_vec,G)
        
        # print(paste("(A:",as.character(Ai),")"))
        # print(paste("(C:",as.character(Ci),")"))
        # print(paste("(R:",as.character(Ri),")"))
        # print(paste("FPR = ", FPR))
        # print(paste("TPR = ", TPR))
        # print(paste("G = ", G))
        # print("----------------------------")
        
        
      }
    }
    
  }
}

results_df = data.frame(x_vec, 
                          A_vec,
                          C_vec,
                          R_vec, 
                          FPR_vec,
                          TPR_vec,
                          G_vec)

results_df$design_id <- paste(results_df$A_vec,
                              results_df$C_vec, 
                              results_df$R_vec)

# Objective function score visualization
{plot(x=results_df$x_vec, 
     y=results_df$G_vec, 
     col=factor(results_df$design_id),
     ylab="G (misclassification cost)",
     xlab="x (FPR)",
     pch=20)
legend("topright",
     inset = 0.01,
     pch=c(19,19,19,19),
     legend = c("A1:C2:R1",
                "A1:C2:R2", 
                "A2:C2:R1",
                "A2:C2:R2",
                "A1:C1:R1", 
                "A1:C1:R2", 
                "A2:C1:R1",
                "A2:C1:R2"),
     col = c("green",
             "blue",
             "yellow", 
             "grey", 
             "black",
             "red", 
             "cyan", 
             "purple"))}

knitr::kable(results_df, format = "markdown")
## ---- chunk 19
# Generate data
set.seed(0)
n_vec = c(25, 50, 100, 200, 400, 800)
m = 1000 
df = data.frame(m=1:m)
table_df = data.frame(n=n_vec) # results table
mean_uniq_vec = c()
sd_uniq_vec = c()
for (n in n_vec){
  I = seq(n)
  samp_vec = c(sample(x=I, size=m ,replace=TRUE))
  df[paste("n",n , sep="")] = samp_vec
  
  mean_uniq_vec = c(mean_uniq_vec, mean(unique(samp_vec)))
  sd_uniq_vec = c(sd_uniq_vec, sd(unique(samp_vec)))
}

#visualize data
par(mfrow=c(3,2))
for(i in names(df)[2:7]){
  hist(df[[i]],
       xlab = "number",
       main=i)
}
## ---- chunk 20
# make table of results
table_df$Mean_Unique = myRound(mean_uniq_vec, acc=2)
table_df$SD_Unique = myRound(sd_uniq_vec, acc=2)
table_df = data.frame(t(table_df))

knitr::kable(table_df, format = "markdown")
